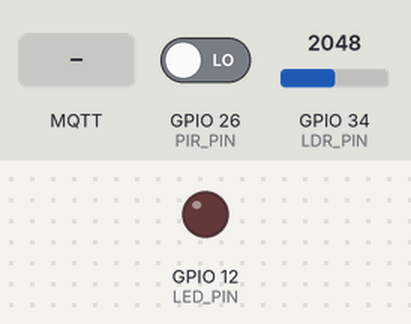
A program run on a simulated ESP32. On the bench: output pins drawn as LEDs (lit = HIGH). Inputs (shaded band) come from the test bench; at power-on: GPIO 26 (PIR_PIN) LOW, GPIO 34 (LDR_PIN) = 2048. WiFi joins after 1.5 s; servers stay silent unless stated; no MQTT or app messages arrive unless stated; what the program prints to the serial monitor is not drawn.

Above: at 2.7 s.
2.8 s: GPIO 26 (PIR_PIN) driven HIGH
At 3.4 s:
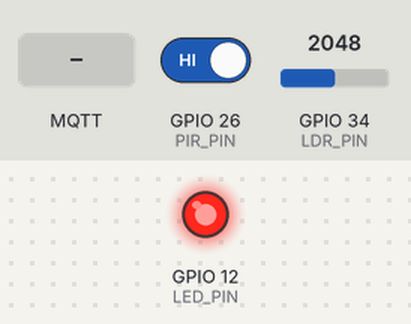
8.1 s: GPIO 34 (LDR_PIN) set to 1172
11.1 s: GPIO 34 (LDR_PIN) set to 1097
At 12.3 s:
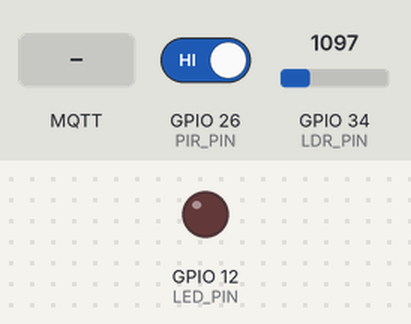
12.7 s: MQTT message "light:on" arrives on the first subscribed topic
At 14.3 s:
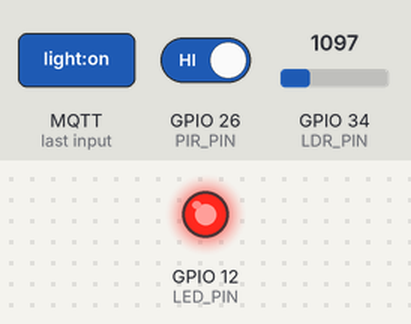
Timing chart, 0 to 15.2 s (numbered marks = the images above; inputs shaded):
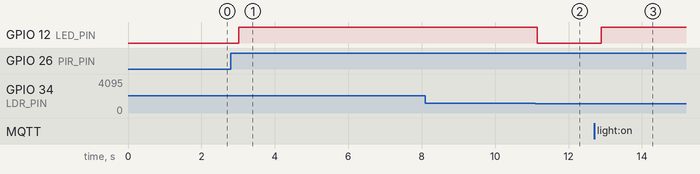

The program:

main.cpp
```cpp
#include <Arduino.h>
#include <ArduinoJson.h>
#include <PubSubClient.h>
#include <WiFi.h>
#include <WiFiClient.h>
#include <math.h>

static const char WIFI_SSID[] = "Wokwi-GUEST";
static const char WIFI_PASSWORD[] = "";
static const int WIFI_CHANNEL = 6;

static const uint8_t LDR_PIN = 34;
static const uint8_t PIR_PIN = 26;
static const uint8_t LED_PIN = 12;

static const float LDR_GAMMA = 0.7f;
static const float LDR_RL10 = 33.0f;
static const float LUX_DARK_THRESHOLD = 400.0f;

enum MqttBrokerId {
  BROKER_HIVEMQ,
  BROKER_MOSQUITTO
};

struct MqttBrokerConfig {
  const char *nome;
  const char *host;
  uint16_t porta;
};

static const MqttBrokerId MQTT_BROKER_ATIVO = BROKER_HIVEMQ;
static const MqttBrokerConfig MQTT_BROKERS[] = {
    {"HiveMQ Public Broker", "broker.hivemq.com", 1883},
    {"Mosquitto Test Broker", "test.mosquitto.org", 1883},
};

static const char MQTT_ROOT[] = "mackenzie/iot/v1";
static const char MQTT_SITE[] = "campus01";
static const char MQTT_AREA[] = "lab01";
static const char MQTT_DOMAIN[] = "lighting";
static const char DEVICE_ID[] = "esp32_01";
static const char FIRMWARE_VERSION[] = "0.1.0";
static const char SOURCE[] = "wokwi";

static const String BASE_TOPIC =
    String(MQTT_ROOT) + "/" + MQTT_SITE + "/" + MQTT_AREA + "/" + MQTT_DOMAIN + "/" + DEVICE_ID;
static const String TOPIC_TELEMETRY = BASE_TOPIC + "/telemetry";
static const String TOPIC_EVENTS = BASE_TOPIC + "/events";
static const String TOPIC_STATUS = BASE_TOPIC + "/status";
static const String TOPIC_COMMANDS = BASE_TOPIC + "/commands";

static const unsigned long TELEMETRY_INTERVAL_MS = 10000;
static const unsigned long MQTT_RETRY_INTERVAL_MS = 5000;

enum ControlMode {
  MODE_AUTO,
  MODE_MANUAL
};

WiFiClient wifiClient;
PubSubClient mqttClient(wifiClient);

ControlMode controlMode = MODE_AUTO;
unsigned long ultimaTelemetriaMs = 0;
unsigned long ultimaTentativaMqttMs = 0;
bool motionDarkEventActive = false;
bool lampadaLigada = false;
bool presencaAtual = false;
bool ambienteEscuroAtual = false;
float luxAtual = 0.0f;

const MqttBrokerConfig &brokerAtivo();
String mqttClientId();
float lerLux();
bool lerPresenca();
void conectarWiFi();
void configurarMQTT();
void manterMQTT();
void mqttCallback(char *topic, byte *payload, unsigned int length);
void processarComando(const String &mensagem);
bool processarComandoTexto(String mensagem);
void processarComandoJson(const String &mensagem);
void aplicarControleLampada();
void publicarTelemetria();
void publicarEvento();
void publicarStatus(const char *status);
void publicarErroComando(const String &mensagemRecebida);
void adicionarIdentificacao(JsonDocument &documento);
void registrarModoAtual();
const char *modoControleTexto();
const char *estadoLampadaTexto();
const char *condicaoLuzTexto();
const char *descricaoEstadoMqtt(int estado);
template <typename TDocument>
bool publicarJson(const String &topic, const TDocument &documento);

void setup() {
  Serial.begin(115200);

  pinMode(LDR_PIN, INPUT);
  pinMode(PIR_PIN, INPUT);
  pinMode(LED_PIN, OUTPUT);
  digitalWrite(LED_PIN, LOW);

  conectarWiFi();
  configurarMQTT();
}

void loop() {
  manterMQTT();
  mqttClient.loop();

  luxAtual = lerLux();
  presencaAtual = lerPresenca();
  ambienteEscuroAtual = luxAtual < LUX_DARK_THRESHOLD;
  aplicarControleLampada();

  const bool motionInDark = presencaAtual && ambienteEscuroAtual;
  if (motionInDark && !motionDarkEventActive) {
    publicarEvento();
  }
  motionDarkEventActive = motionInDark;

  const unsigned long agora = millis();
  if (agora - ultimaTelemetriaMs >= TELEMETRY_INTERVAL_MS) {
    ultimaTelemetriaMs = agora;
    publicarTelemetria();
  }

  delay(250);
}

const MqttBrokerConfig &brokerAtivo() {
  return MQTT_BROKERS[MQTT_BROKER_ATIVO];
}

String mqttClientId() {
  return String(DEVICE_ID) + "-wokwi";
}

float lerLux() {
  const int valorAdc = analogRead(LDR_PIN);
  const float tensao = valorAdc / 4095.0f * 3.3f;

  if (tensao >= 3.29f) {
    return 0.0f;
  }

  const float resistencia = 2000.0f * tensao / (1.0f - tensao / 3.3f);
  if (resistencia <= 0.0f) {
    return 100000.0f;
  }

  return pow((LDR_RL10 * 1000.0f * pow(10.0f, LDR_GAMMA)) / resistencia,
             1.0f / LDR_GAMMA);
}

bool lerPresenca() {
  return digitalRead(PIR_PIN) == HIGH;
}

void conectarWiFi() {
  Serial.print("Conectando ao WiFi Wokwi");
  WiFi.begin(WIFI_SSID, WIFI_PASSWORD, WIFI_CHANNEL);

  while (WiFi.status() != WL_CONNECTED) {
    delay(500);
    Serial.print(".");
  }

  Serial.println();
  Serial.print("WiFi conectado. IP: ");
  Serial.println(WiFi.localIP());
}

void configurarMQTT() {
  const MqttBrokerConfig &broker = brokerAtivo();

  mqttClient.setServer(broker.host, broker.porta);
  mqttClient.setCallback(mqttCallback);
  mqttClient.setBufferSize(512);

  Serial.print("MQTT CONNECT config broker=");
  Serial.print(broker.nome);
  Serial.print(" host=");
  Serial.print(broker.host);
  Serial.print(" port=");
  Serial.print(broker.porta);
  Serial.print(" client_id=");
  Serial.println(mqttClientId());
}

void manterMQTT() {
  if (mqttClient.connected()) {
    return;
  }

  const unsigned long agora = millis();
  if (agora - ultimaTentativaMqttMs < MQTT_RETRY_INTERVAL_MS) {
    return;
  }

  ultimaTentativaMqttMs = agora;
  const MqttBrokerConfig &broker = brokerAtivo();
  const String clientId = mqttClientId();

  Serial.print("MQTT CONNECT -> broker=");
  Serial.print(broker.nome);
  Serial.print(" host=");
  Serial.print(broker.host);
  Serial.print(" port=");
  Serial.print(broker.porta);
  Serial.print(" client_id=");
  Serial.println(clientId);

  if (mqttClient.connect(clientId.c_str())) {
    Serial.println("MQTT CONNECT -> [OK]");

    const bool subscribed = mqttClient.subscribe(TOPIC_COMMANDS.c_str());
    Serial.print("MQTT SUB -> [");
    Serial.print(subscribed ? "OK" : "FAIL");
    Serial.print("] ");
    Serial.println(TOPIC_COMMANDS);

    if (!subscribed) {
      Serial.println("MQTT ERROR subscribe_failed");
    }

    publicarStatus("online");
    return;
  }

  const int estado = mqttClient.state();
  Serial.print("MQTT CONNECT -> [FAIL] rc=");
  Serial.print(estado);
  Serial.print(" ");
  Serial.println(descricaoEstadoMqtt(estado));
}

void mqttCallback(char *topic, byte *payload, unsigned int length) {
  const String topicoRecebido(topic);

  String mensagem;
  mensagem.reserve(length);
  for (unsigned int i = 0; i < length; i++) {
    mensagem += static_cast<char>(payload[i]);
  }
  mensagem.trim();

  Serial.print("MQTT CMD RECEIVED <- ");
  Serial.print(topicoRecebido);
  Serial.print(": ");
  Serial.println(mensagem);

  if (topicoRecebido != TOPIC_COMMANDS) {
    Serial.print("MQTT ERROR unexpected_topic ");
    Serial.println(topicoRecebido);
    return;
  }

  processarComando(mensagem);
}

void processarComando(const String &mensagem) {
  if (processarComandoTexto(mensagem)) {
    return;
  }

  if (mensagem.startsWith("{")) {
    processarComandoJson(mensagem);
    return;
  }

  Serial.print("MQTT ERROR invalid_command ");
  Serial.println(mensagem);
  publicarErroComando(mensagem);
}

bool processarComandoTexto(String mensagem) {
  mensagem.trim();
  mensagem.toLowerCase();

  if (mensagem == "status") {
    publicarStatus("online");
    return true;
  }

  if (mensagem == "light:on") {
    controlMode = MODE_MANUAL;
    lampadaLigada = true;
    aplicarControleLampada();
    registrarModoAtual();
    publicarStatus("online");
    return true;
  }

  if (mensagem == "light:off") {
    controlMode = MODE_MANUAL;
    lampadaLigada = false;
    aplicarControleLampada();
    registrarModoAtual();
    publicarStatus("online");
    return true;
  }

  if (mensagem == "mode:auto") {
    controlMode = MODE_AUTO;
    aplicarControleLampada();
    registrarModoAtual();
    publicarStatus("online");
    return true;
  }

  return false;
}

void processarComandoJson(const String &mensagem) {
  JsonDocument documento;
  const DeserializationError erro = deserializeJson(documento, mensagem);
  if (erro) {
    Serial.print("MQTT ERROR invalid_json ");
    Serial.println(erro.c_str());
    publicarErroComando(mensagem);
    return;
  }

  String comando = documento["command"] | "";
  comando.trim();
  comando.toLowerCase();

  if (comando == "status") {
    publicarStatus("online");
    return;
  }

  if (comando == "set_light") {
    String estado = documento["state"] | "";
    estado.trim();
    estado.toLowerCase();

    if (estado == "on" || estado == "off") {
      controlMode = MODE_MANUAL;
      lampadaLigada = estado == "on";
      aplicarControleLampada();
      registrarModoAtual();
      publicarStatus("online");
      return;
    }
  }

  if (comando == "set_mode") {
    String modo = documento["mode"] | "";
    modo.trim();
    modo.toLowerCase();

    if (modo == "auto") {
      controlMode = MODE_AUTO;
      aplicarControleLampada();
      registrarModoAtual();
      publicarStatus("online");
      return;
    }
  }

  Serial.print("MQTT ERROR invalid_command ");
  Serial.println(mensagem);
  publicarErroComando(mensagem);
}

void aplicarControleLampada() {
  if (controlMode == MODE_AUTO) {
    lampadaLigada = presencaAtual && ambienteEscuroAtual;
  }

  digitalWrite(LED_PIN, lampadaLigada ? HIGH : LOW);
}

void publicarTelemetria() {
  JsonDocument documento;
  adicionarIdentificacao(documento);
  documento["lux"] = luxAtual;
  documento["presence"] = presencaAtual;
  documento["light_condition"] = condicaoLuzTexto();
  documento["control_mode"] = modoControleTexto();
  documento["lamp_state"] = estadoLampadaTexto();
  documento["uptime_ms"] = millis();
  documento["source"] = SOURCE;

  publicarJson(TOPIC_TELEMETRY, documento);
}

void publicarEvento() {
  JsonDocument documento;
  adicionarIdentificacao(documento);
  documento["event"] = "motion_detected_in_dark_environment";
  documento["lux"] = luxAtual;
  documento["control_mode"] = modoControleTexto();
  documento["lamp_state"] = estadoLampadaTexto();
  documento["uptime_ms"] = millis();
  documento["source"] = SOURCE;

  publicarJson(TOPIC_EVENTS, documento);
}

void publicarStatus(const char *status) {
  JsonDocument documento;
  adicionarIdentificacao(documento);
  documento["status"] = status;
  documento["ip"] = WiFi.localIP().toString();
  documento["firmware"] = FIRMWARE_VERSION;
  documento["control_mode"] = modoControleTexto();
  documento["lamp_state"] = estadoLampadaTexto();
  documento["uptime_ms"] = millis();
  documento["source"] = SOURCE;

  publicarJson(TOPIC_STATUS, documento);
}

void publicarErroComando(const String &mensagemRecebida) {
  JsonDocument documento;
  adicionarIdentificacao(documento);
  documento["status"] = "error";
  documento["error"] = "invalid_command";
  documento["received"] = mensagemRecebida;
  documento["uptime_ms"] = millis();
  documento["source"] = SOURCE;

  publicarJson(TOPIC_STATUS, documento);
}

void adicionarIdentificacao(JsonDocument &documento) {
  documento["site"] = MQTT_SITE;
  documento["area"] = MQTT_AREA;
  documento["domain"] = MQTT_DOMAIN;
  documento["device_id"] = DEVICE_ID;
}

void registrarModoAtual() {
  Serial.print("MQTT MODE control_mode=");
  Serial.print(modoControleTexto());
  Serial.print(" lamp_state=");
  Serial.println(estadoLampadaTexto());
}

const char *modoControleTexto() {
  return controlMode == MODE_AUTO ? "auto" : "manual";
}

const char *estadoLampadaTexto() {
  return lampadaLigada ? "on" : "off";
}

const char *condicaoLuzTexto() {
  return ambienteEscuroAtual ? "dark" : "bright";
}

const char *descricaoEstadoMqtt(int estado) {
  switch (estado) {
    case -4:
      return "connection_timeout";
    case -3:
      return "connection_lost";
    case -2:
      return "connect_failed_tcp_or_mqtt_server";
    case -1:
      return "disconnected";
    case 0:
      return "connected";
    case 1:
      return "bad_protocol";
    case 2:
      return "bad_client_id";
    case 3:
      return "server_unavailable";
    case 4:
      return "bad_credentials";
    case 5:
      return "not_authorized";
    default:
      return "unknown";
  }
}

template <typename TDocument>
bool publicarJson(const String &topic, const TDocument &documento) {
  char payload[512];
  const size_t tamanho = serializeJson(documento, payload, sizeof(payload));

  if (tamanho == 0 || tamanho >= sizeof(payload)) {
    Serial.println("MQTT ERROR json_serialize_failed");
    return false;
  }

  const bool publicado = mqttClient.publish(topic.c_str(), payload);
  Serial.print("MQTT PUB -> [");
  Serial.print(publicado ? "OK" : "FAIL");
  Serial.print("] ");
  Serial.print(topic);
  Serial.print(": ");
  Serial.println(payload);

  return publicado;
}
```

Measured:
- the behaviour switches between 1124 and 1123 on GPIO 34 (LDR_PIN) (found by bisection; images 1 and 2)
- after the input at 2.8 s, GPIO 12 (LED_PIN): LOW → HIGH after 0.21 s
- after the input at 8.1 s, every drawn part: stays the same
- after the input at 11.1 s, GPIO 12 (LED_PIN): HIGH → LOW at once
- after the input at 12.7 s, GPIO 12 (LED_PIN): LOW → HIGH after 0.20 s
